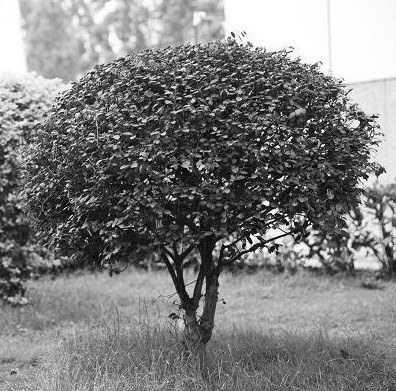
%> input picture 1.jpg, 396 x 391 px
$ octave Untitled.m   (GNU Octave 9; MATLAB toolbox functions it lacks are replaced by stand-ins)
%> lines starting %> are read from the running program, lines starting %| are printed output that depends on the picture
M=imread('1.jpg');
%> M is the input picture: size 391x396x3 uint8; min 0, max 255, mean 126.2
N=imread('7.jpg');
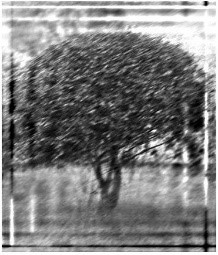
%> input picture 7.jpg, 218 x 255 px
%> N is the input picture: size 255x218x3 uint8; min 0, max 255, mean 125.1
I=rgb2gray(M);
J=rgb2gray(N);
[Count1,x]=imhist(I);
%> Count1 = 256 values, max 4663 at index 256, min 93 at index 2, mean 604.8; x = 256 values from 0 to 255
[Count2,x]=imhist(J);
%> Count2 = 256 values, max 1170 at index 256, min 31 at index 6, mean 217.1
Sum1=sum(Count1);Sum2=sum(Count2);
%> after `Sum1=sum(Count1)`: Sum1 = 154836
%> after `Sum2=sum(Count2)`: Sum2 = 55590
Sumup = sqrt(Count1.*Count2);
%> Sumup = 256 values, max 2335.7 at index 256, min 56.23 at index 2, mean 358.3
SumDown = sqrt(Sum1*Sum2);
%> SumDown = 92775.7
Sumup = sum(Sumup);
%> Sumup = 91713.5
figure(1);
subplot(2,2,1);imshow(I);title('yuanshituxiang');
subplot(2,2,2);imshow(J);title('huifutuxiang')
subplot(2,2,3);imhist(I);
subplot(2,2,4);imhist(J);
%> after `imhist(J)`:
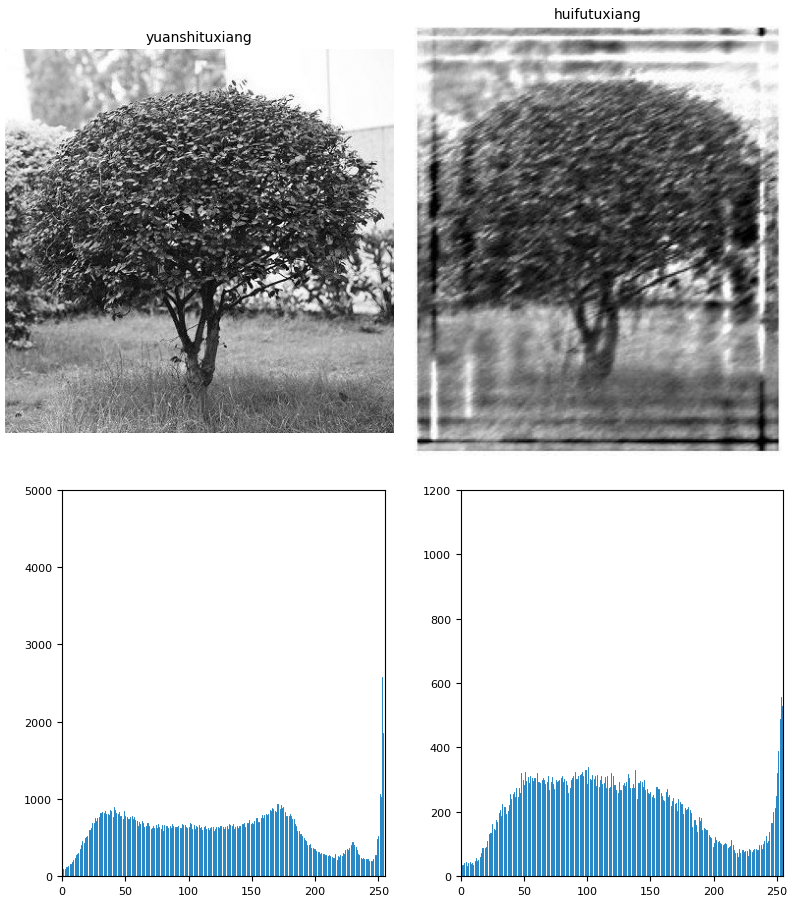
%> figure redrawn from the program's plot data, 4 panels
HistDist=1-sqrt(1-Sumup/SumDown)
%> HistDist = 0.893
